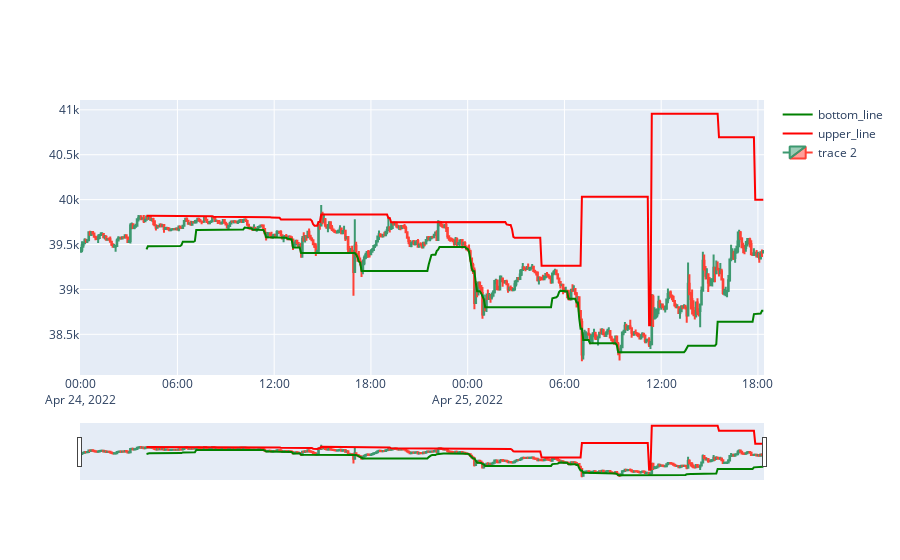

Notebook code for this chart:
### Code cell
fig = go.Figure()
fig.add_trace(go.Scatter(x=test_strategy.index,
              y=test_strategy['bottom_line'], name='bottom_line', mode='lines', line=dict(color='green')))
fig.add_trace(go.Scatter(x=test_strategy.index,
              y=test_strategy['upper_line'],  name='upper_line', mode='lines', line=dict(color='red')))

fig.add_trace(go.Candlestick(x=test_strategy.index,
                             open=test_strategy['open'],
                             high=test_strategy['high'],
                             low=test_strategy['low'],
                             close=test_strategy['close'])
              )


fig.show()

### Figure 1 — Plotly figure (JSON) as saved in the notebook; plotly's stock layout.template omitted (floating-point values rounded to 4 significant figures; data arrays with more than 128 entries replaced by an {"elided": "..."} marker saying what was removed)
{"data": [{"line": {"color": "green"}, "mode": "lines", "name": "bottom_line", "type": "scatter", "x": {"elided": "509 str values"}, "y": {"elided": "509 float values"}}, {"line": {"color": "red"}, "mode": "lines", "name": "upper_line", "type": "scatter", "x": {"elided": "509 str values"}, "y": {"elided": "509 float values"}}, {"close": {"elided": "509 float values"}, "high": {"elided": "509 float values"}, "low": {"elided": "509 float values"}, "open": {"elided": "509 float values"}, "type": "candlestick", "x": {"elided": "509 str values"}}], "layout": {}}
